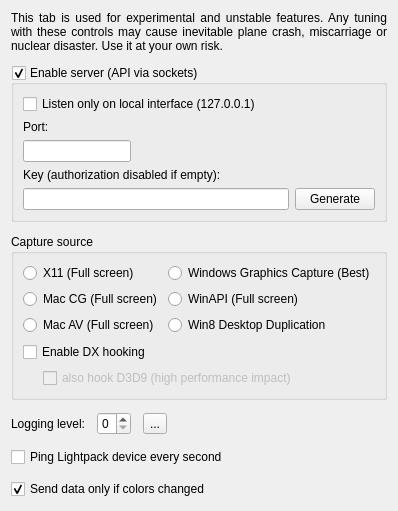
      <widget class="QWidget" name="tabExpert">
       <property name="sizePolicy">
        <sizepolicy hsizetype="Fixed" vsizetype="Preferred">
         <horstretch>0</horstretch>
         <verstretch>0</verstretch>
        </sizepolicy>
       </property>
       <attribute name="title">
        <string>Expert</string>
       </attribute>
       <layout class="QVBoxLayout" name="verticalLayout_3" stretch="0,0,0,0,0,0,0">
        <property name="spacing">
         <number>12</number>
        </property>
        <item>
         <widget class="QLabel" name="label_DevTabWarning">
          <property name="text">
           <string>&lt;html&gt;&lt;head/&gt;&lt;body&gt;&lt;p&gt;This tab is used for experimental and unstable features. Any tuning with these controls may cause inevitable plane crash, miscarriage or nuclear disaster. Use it at your own risk.&lt;/p&gt;&lt;/body&gt;&lt;/html&gt;</string>
          </property>
          <property name="scaledContents">
           <bool>false</bool>
          </property>
          <property name="alignment">
           <set>Qt::AlignJustify|Qt::AlignVCenter</set>
          </property>
          <property name="wordWrap">
           <bool>true</bool>
          </property>
         </widget>
        </item>
        <item>
         <widget class="QGroupBox" name="groupBox_Api">
          <property name="sizePolicy">
           <sizepolicy hsizetype="Preferred" vsizetype="Fixed">
            <horstretch>0</horstretch>
            <verstretch>0</verstretch>
           </sizepolicy>
          </property>
          <property name="toolTip">
           <string>&lt;html&gt;&lt;head/&gt;&lt;body&gt;&lt;p&gt;Enables TCP socket server.&lt;/p&gt;&lt;p&gt;You can connect via &amp;quot;telnet &amp;lt;ip&amp;gt; &amp;lt;port&amp;gt;&amp;quot; for example and manually execute available commands.&lt;/p&gt;&lt;p&gt;Default: %1&lt;/p&gt;&lt;/body&gt;&lt;/html&gt;</string>
          </property>
          <property name="styleSheet">
           <string notr="true"/>
          </property>
          <property name="title">
           <string>Enable server (API via sockets)</string>
          </property>
          <property name="checkable">
           <bool>true</bool>
          </property>
          <property name="checked">
           <bool>true</bool>
          </property>
          <layout class="QGridLayout" name="gridLayout_3">
           <item row="0" column="0">
            <widget class="QCheckBox" name="checkBox_listenOnlyOnLoInterface">
             <property name="toolTip">
              <string>&lt;html&gt;&lt;head/&gt;&lt;body&gt;&lt;p&gt;When enabled, you can connect ONLY from the same computer through 127.0.0.1/localhost address.&lt;/p&gt;&lt;p&gt;Disable this if you want to connect from anywhere else.&lt;/p&gt;&lt;p&gt;Default: %1&lt;/p&gt;&lt;/body&gt;&lt;/html&gt;</string>
             </property>
             <property name="text">
              <string>Listen only on local interface (127.0.0.1)</string>
             </property>
            </widget>
           </item>
           <item row="2" column="0">
            <widget class="QLineEdit" name="lineEdit_ApiPort">
             <property name="sizePolicy">
              <sizepolicy hsizetype="Fixed" vsizetype="Fixed">
               <horstretch>0</horstretch>
               <verstretch>0</verstretch>
              </sizepolicy>
             </property>
             <property name="toolTip">
              <string>&lt;html&gt;&lt;head/&gt;&lt;body&gt;&lt;p&gt;TCP port to listen.&lt;/p&gt;&lt;p&gt;Default: %1&lt;/p&gt;&lt;/body&gt;&lt;/html&gt;</string>
             </property>
            </widget>
           </item>
           <item row="1" column="0">
            <widget class="QLabel" name="label_ApiPort">
             <property name="toolTip">
              <string>&lt;html&gt;&lt;head/&gt;&lt;body&gt;&lt;p&gt;TCP port to listen.&lt;/p&gt;&lt;p&gt;Default: %1&lt;/p&gt;&lt;/body&gt;&lt;/html&gt;</string>
             </property>
             <property name="styleSheet">
              <string notr="true">margin-top: .1em</string>
             </property>
             <property name="text">
              <string>Port:</string>
             </property>
             <property name="buddy">
              <cstring>lineEdit_ApiPort</cstring>
             </property>
            </widget>
           </item>
           <item row="5" column="2">
            <widget class="QPushButton" name="pushButton_GenerateNewApiKey">
             <property name="toolTip">
              <string>Generate a random one</string>
             </property>
             <property name="text">
              <string>Generate</string>
             </property>
            </widget>
           </item>
           <item row="5" column="0">
            <widget class="QLineEdit" name="lineEdit_ApiKey">
             <property name="minimumSize">
              <size>
               <width>0</width>
               <height>20</height>
              </size>
             </property>
             <property name="baseSize">
              <size>
               <width>0</width>
               <height>20</height>
              </size>
             </property>
             <property name="toolTip">
              <string>&lt;html&gt;&lt;head/&gt;&lt;body&gt;&lt;p&gt;The API Key all the clients should provide to authenticate. Could be any custom string (%1 character limit). &lt;/p&gt;&lt;p&gt;Default: %2&lt;/p&gt;&lt;/body&gt;&lt;/html&gt;</string>
             </property>
             <property name="styleSheet">
              <string notr="true"/>
             </property>
             <property name="maxLength">
              <number>40</number>
             </property>
             <property name="readOnly">
              <bool>false</bool>
             </property>
            </widget>
           </item>
           <item row="4" column="0">
            <widget class="QLabel" name="label_ApiKey">
             <property name="toolTip">
              <string>&lt;html&gt;&lt;head/&gt;&lt;body&gt;&lt;p&gt;The API Key all the clients should provide to authenticate. Could be any custom string (%1 character limit). &lt;/p&gt;&lt;p&gt;Default: %2&lt;/p&gt;&lt;/body&gt;&lt;/html&gt;</string>
             </property>
             <property name="styleSheet">
              <string notr="true">margin-top:0</string>
             </property>
             <property name="text">
              <string>Key (authorization disabled if empty):</string>
             </property>
             <property name="buddy">
              <cstring>lineEdit_ApiKey</cstring>
             </property>
            </widget>
           </item>
          </layout>
         </widget>
        </item>
        <item>
         <widget class="QGroupBox" name="groupBox">
          <property name="sizePolicy">
           <sizepolicy hsizetype="MinimumExpanding" vsizetype="MinimumExpanding">
            <horstretch>0</horstretch>
            <verstretch>0</verstretch>
           </sizepolicy>
          </property>
          <property name="title">
           <string>Capture source</string>
          </property>
          <layout class="QVBoxLayout" name="verticalLayout_11">
           <item>
            <layout class="QHBoxLayout" name="horizontalLayout_6">
             <item>
              <layout class="QVBoxLayout" name="verticalLayout_9">
               <item>
                <widget class="QRadioButton" name="radioButton_GrabX11">
                 <property name="text">
                  <string>X11 (Full screen)</string>
                 </property>
                </widget>
               </item>
               <item>
                <widget class="QRadioButton" name="radioButton_GrabMacCoreGraphics">
                 <property name="text">
                  <string>Mac CG (Full screen)</string>
                 </property>
                </widget>
               </item>
               <item>
                <widget class="QRadioButton" name="radioButton_GrabMacAVFoundation">
                 <property name="text">
                  <string>Mac AV (Full screen)</string>
                 </property>
                </widget>
               </item>
               <item>
                <spacer name="verticalSpacer_6">
                 <property name="orientation">
                  <enum>Qt::Vertical</enum>
                 </property>
                 <property name="sizeHint" stdset="0">
                  <size>
                   <width>20</width>
                   <height>1</height>
                  </size>
                 </property>
                </spacer>
               </item>
              </layout>
             </item>
             <item>
              <layout class="QVBoxLayout" name="verticalLayout_10">
               <item>
                <widget class="QRadioButton" name="radioButton_GrabWgc">
                 <property name="text">
                  <string>Windows Graphics Capture (Best)</string>
                 </property>
                </widget>
               </item>
               <item>
                <widget class="QRadioButton" name="radioButton_GrabWinAPI">
                 <property name="text">
                  <string>WinAPI (Full screen)</string>
                 </property>
                </widget>
               </item>
               <item>
                <widget class="QRadioButton" name="radioButton_GrabDDupl">
                 <property name="text">
                  <string>Win8 Desktop Duplication</string>
                 </property>
                </widget>
               </item>
               <item>
                <spacer name="verticalSpacer">
                 <property name="orientation">
                  <enum>Qt::Vertical</enum>
                 </property>
                 <property name="sizeHint" stdset="0">
                  <size>
                   <width>20</width>
                   <height>1</height>
                  </size>
                 </property>
                </spacer>
               </item>
              </layout>
             </item>
            </layout>
           </item>
           <item>
            <widget class="QCheckBox" name="checkBox_EnableDx1011Capture">
             <property name="text">
              <string>Enable DX hooking</string>
             </property>
             <property name="icon">
              <iconset resource="../res/LightpackResources.qrc">
               <normaloff>:/icons/uac-shield.png</normaloff>:/icons/uac-shield.png</iconset>
             </property>
            </widget>
           </item>
           <item>
            <layout class="QHBoxLayout" name="horizontalLayout_9">
             <item>
              <spacer name="horizontalSpacer_4">
               <property name="orientation">
                <enum>Qt::Horizontal</enum>
               </property>
               <property name="sizeType">
                <enum>QSizePolicy::Fixed</enum>
               </property>
               <property name="sizeHint" stdset="0">
                <size>
                 <width>20</width>
                 <height>0</height>
                </size>
               </property>
              </spacer>
             </item>
             <item>
              <widget class="QCheckBox" name="checkBox_EnableDx9Capture">
               <property name="enabled">
                <bool>false</bool>
               </property>
               <property name="text">
                <string>also hook D3D9 (high performance impact)</string>
               </property>
              </widget>
             </item>
            </layout>
           </item>
          </layout>
         </widget>
        </item>
        <item>
         <layout class="QHBoxLayout" name="horizontalLayout_5">
          <item>
           <widget class="QLabel" name="label_LoggingLevel">
            <property name="text">
             <string>Logging level:</string>
            </property>
            <property name="buddy">
             <cstring>spinBox_LoggingLevel</cstring>
            </property>
           </widget>
          </item>
          <item>
           <widget class="QSpinBox" name="spinBox_LoggingLevel">
            <property name="toolTip">
             <string>&lt;html&gt;&lt;head/&gt;&lt;body&gt;&lt;p&gt;Log verbosity: %1-%2 where %1 = no logs.&lt;/p&gt;&lt;p&gt;After enabling logs you need to restart the program.&lt;/p&gt;&lt;p&gt;When enabled you can use the &lt;img src=&quot;:/buttons/arrow_right_dark_24px.png&quot; width=&quot;12&quot;&gt; button to open the log directory.&lt;/p&gt;&lt;p&gt;Default: %3&lt;/p&gt;&lt;/body&gt;&lt;/html&gt;</string>
            </property>
            <property name="maximum">
             <number>3</number>
            </property>
           </widget>
          </item>
          <item>
           <widget class="QToolButton" name="toolButton_OpenLogs">
            <property name="toolTip">
             <string>open Log folder</string>
            </property>
            <property name="whatsThis">
             <string>open Log folder</string>
            </property>
            <property name="text">
             <string>...</string>
            </property>
            <property name="icon">
             <iconset resource="../res/LightpackResources.qrc">
              <normaloff>:/buttons/arrow_right_dark_24px.png</normaloff>:/buttons/arrow_right_dark_24px.png</iconset>
            </property>
           </widget>
          </item>
          <item>
           <spacer name="horizontalSpacer_2">
            <property name="orientation">
             <enum>Qt::Horizontal</enum>
            </property>
            <property name="sizeHint" stdset="0">
             <size>
              <width>40</width>
              <height>20</height>
             </size>
            </property>
           </spacer>
          </item>
         </layout>
        </item>
        <item>
         <widget class="QCheckBox" name="checkBox_PingDeviceEverySecond">
          <property name="text">
           <string>Ping Lightpack device every second</string>
          </property>
         </widget>
        </item>
        <item>
         <widget class="QCheckBox" name="checkBox_SendDataOnlyIfColorsChanges">
          <property name="toolTip">
           <string>&lt;html&gt;&lt;head/&gt;&lt;body&gt;&lt;p&gt;When disabled every frame will be sent to the device. This is recommended for devices with inactivity timers built into firmwares (some custom Adalight sketches for example) or configured via Prismatik (UDP devices with a &amp;lt; 255 timeout value).&lt;/p&gt;&lt;p&gt;When enabled every new frame will be compared with the previous one, and will be sent only if differences are detected (can be useful in low bandwidth situations).&lt;/p&gt;&lt;p&gt;Default: %1&lt;/p&gt;&lt;/body&gt;&lt;/html&gt;</string>
          </property>
          <property name="text">
           <string>Send data only if colors changed</string>
          </property>
          <property name="checked">
           <bool>true</bool>
          </property>
         </widget>
        </item>
        <item>
         <spacer name="verticalSpacer_4">
          <property name="orientation">
           <enum>Qt::Vertical</enum>
          </property>
          <property name="sizeType">
           <enum>QSizePolicy::Expanding</enum>
          </property>
          <property name="sizeHint" stdset="0">
           <size>
            <width>20</width>
            <height>1</height>
           </size>
          </property>
         </spacer>
        </item>
       </layout>
      </widget>
